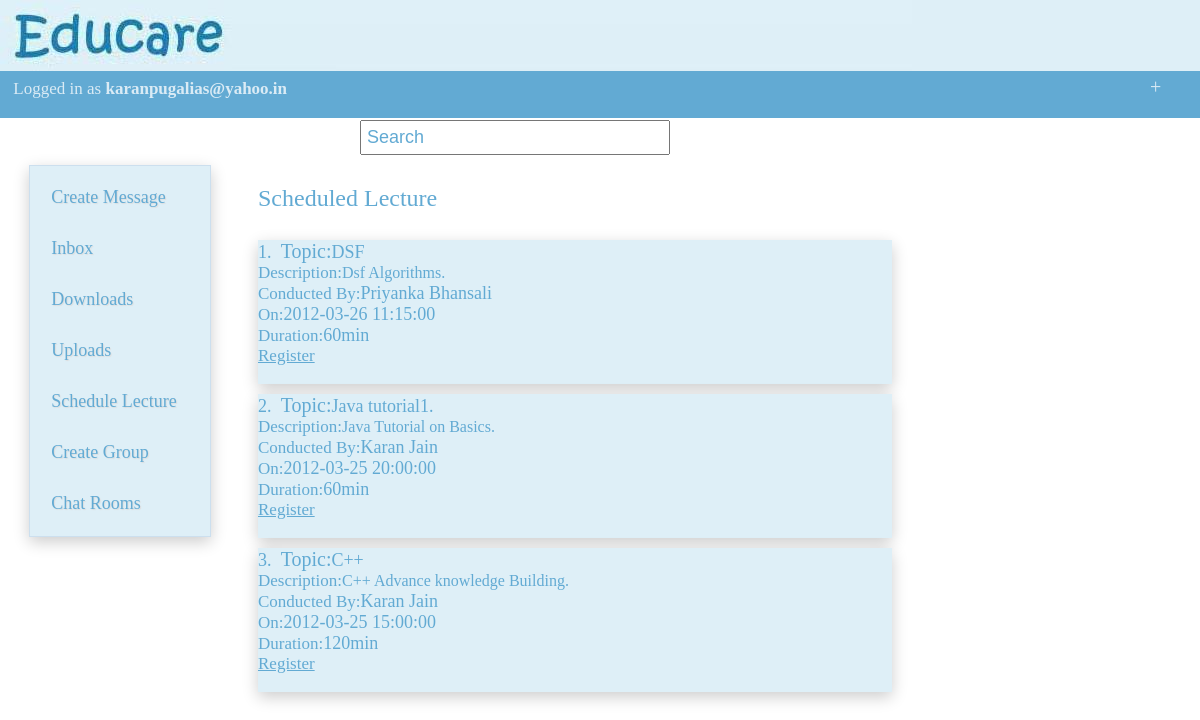
The app's page /main/main.php (signed in) with its own data.
### tables this page shows
CREATE TABLE IF NOT EXISTS `scheduled_lecture` (
  `sch_id` int(4) NOT NULL,
  `lecturer` varchar(30) NOT NULL,
  `topic` varchar(255) NOT NULL,
  `description` varchar(255) NOT NULL,
  `timing` datetime NOT NULL,
  `duration` int(3) NOT NULL,
  `display_time` datetime NOT NULL,
  PRIMARY KEY (`sch_id`)
);

### main/main.php (the view, shortened to what this page needs)
<html>
<head>
  <link rel="stylesheet" type="text/css" href="../style.css" />
  <link rel="stylesheet" type="text/css" href="../menubar.css" />
  <link rel="stylesheet" type="text/css" href="style.css" />
</head>
<body class="signup_main_body">
<div class="drop_panel">
<ul style="position:relative; top:6pt; left:-20pt;">
<li style="display:inline;">Logged in as <b><?php echo $_SESSION['email_id']; ?></b></li>
<li style="display:inline;float:right; margin-right:15px; ">
<div class="drop-panel">
		<span class="plus">+</span>
	</div>
</li>
</ul>
</div>
<div class="body_side_bar">
<div class="body_side_bar_data">
<table cellpadding=10 cellspacing=10
style="font-size:18px; color:#62AAD3; text-shadow:1px 1px 1px #dddddd; ">
<tr><td><a class="side" href="createMsg.php">Create Message</a></td></tr>
<tr><td><a class="side" href="inbox.php">Inbox</a></td></tr>
<tr><td><a class="side" href="../upload/downloads.php">Downloads</a></td></tr>
<tr><td><a class="side" href="../upload/upload.php">Uploads</a></td></tr>
<tr><td><a class="side" href="schedule_lec.php">Schedule Lecture</a></td></tr>
<tr><td><a class="side" href="Create_group.php">Create Group</a></td></tr>
<tr><td><a class="side" href="../chat2/jumpin.php">Chat Rooms</a></td></tr>
</table>
</div>
</div>
<div>
	<form id="searchform" name="searchform">
		<div  class="search_grid">
	    <input style="color:#62AAD3 ;" type="text" size="30" value="Search" name="type" id="inputString" onkeyup="lookup(this.value);" onClick="make_blank();" />
		</div>
	</form>
</div>
<?php
$query1="select sch_id,lecturer,topic,description,timing,duration,display_time from scheduled_lecture order by timing DESC";
$result1 = mysql_query($query1) or die($query1."<br/><br/>".mysql_error());
echo '<div Style="margin-left:250px ; margin-top:-440px; font-size: 24px; color:#62AAD3;">Scheduled Lecture</div></br>';
$i = 1;
while($row1 = mysql_fetch_array($result1))
{
$sch_id = $row1['sch_id'];
$lecturer = $row1['lecturer'];
$topic = $row1['topic'];
$description = $row1['description'];
$timing = $row1['timing'];
$duration = $row1['duration'];
echo '<div style="display:block; background-color:#DEEFF7; margin-left:250px; margin-right:300px; margin-top:10px; -webkit-box-shadow: 0px 5px 15px rgba(0,0,0, 0.2);
-moz-box-shadow: 0px 5px 15px rgba(0,0,0, 0.2);
		box-shadow: 0px 5px 15px rgba(0,0,0, 0.2);
		color:#62AAD3;"><span style="font-size:18";>'.$i.'.&nbsp</span>';
echo '<span style="font-size:20;"> Topic:</span><span style="font-size:18;">'.$topic.'</span></br>';
echo '<span style="font-size:17;">Description:</span>'.$description.'</br>';
echo '<span style="font-size:17;"> Conducted By:</span><span style="font-size:18;">'.$lecturer.'</span></br>';
echo '<span style="font-size:17;">On:</span><span style="font-size:18;">'.$timing.'</span></br>';
echo '<span style="font-size:17;">Duration:</span><span style="font-size:18;">'.$duration.'min</span></br>';
echo '<a style="font-size:17"; class="sid" href="attend.php?attendance='.$sch_id.'">Register</a></br></br></div>';
$i = $i+1;
}
?>
</body>
</html>

### style.css (style rules this page uses)
.signup_main_body { background-image:url('images/global.jpg'); background-size:100% 100; background-repeat:no-repeat; }
.body_side_bar { position:relative; top:35pt; left:16pt; color:#daebf5; background-color:#DEEFF7; width:180; height:370; border: 1px solid #CCDFEE; -webkit-box-shadow: 0px 5px 15px rgba(0,0,0, 0.2); -moz-box-shadow: 0px 5px 15px rgba(0,0,0, 0.2); box-shadow: 0px 5px 15px rgba(0,0,0, 0.2); }
.body_side_bar_data { position:relative; top:1px; left:1px; }
.search_grid { position:relative; top:-420; left:52; }

### menubar.css (style rules this page uses)
.drop_panel { display: block; margin-top:6%; margin-left:-6pt; color:#daebf5; background-color:#62AAD3; width:101.6%; height:6%; text-align: left; font-size: 17px; }
a.side:link { color: #62AAD3; text-decoration: none; }
a.sid:link { color: #62AAD3; text-decoration: underline; }
.plus { position:relative; top:-2pt; display: inline-block; font-size:20px; -webkit-transition: .1s ease-in-out; -moz-transition: .1s ease-in-out; -o-transition: .1s ease-in-out; }

### main/style.css (style rules this page uses)
#searchform { margin:50px 300px; font-size:17px; }
#searchform div { color:#eeeeee; }
#searchform div input { font-size:18px; padding:5px; width:310px; }

### records on screen
scheduled_lecture: topic "DSF", description "Dsf Algorithms.", lecturer "Priyanka Bhansali", timing "2012-03-26 11:15:00", duration "60"
scheduled_lecture: topic "Java tutorial1.", description "Java Tutorial on Basics.", lecturer "Karan Jain", timing "2012-03-25 20:00:00", duration "60"
scheduled_lecture: topic "C++", description "C++ Advance knowledge Building.", lecturer "Karan Jain", timing "2012-03-25 15:00:00", duration "120"

### other values on screen
$_SESSION['email_id'] "karanpugalias@yahoo.in"
